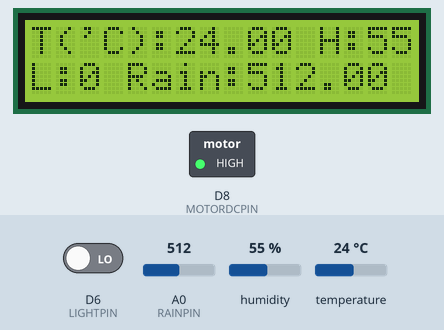
Bench run of a sketch on a simulated ESP8266 (NodeMCU). Shown: 16×2 character LCD, switched loads named in the sketch (green lamp = pin HIGH). The inputs (shaded band) are chosen by the test bench; at power-on: humidity 55 %, A0 (RAINPIN) = 512, D6 (LIGHTPIN) LOW, temperature 24 °C. WiFi joins after 1.5 s; servers stay silent unless stated; web services answer with replies made up by the test bench; what the sketch prints to the serial monitor is not drawn.

Above: at 2.8 s.
2.9 s: humidity set to 22 %
At 8.3 s:
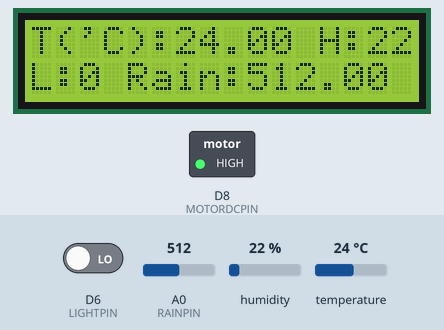
9.4 s: A0 (RAINPIN) set to 716
At 14.0 s:
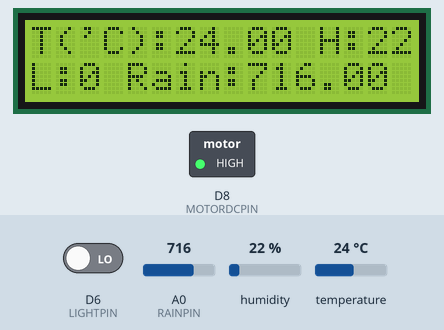
15.9 s: D6 (LIGHTPIN) driven HIGH
At 22.3 s:
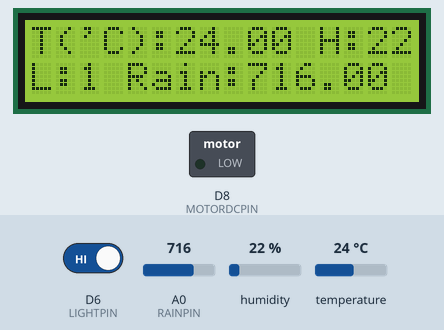
22.4 s: A0 (RAINPIN) set to 783
At 28.6 s:
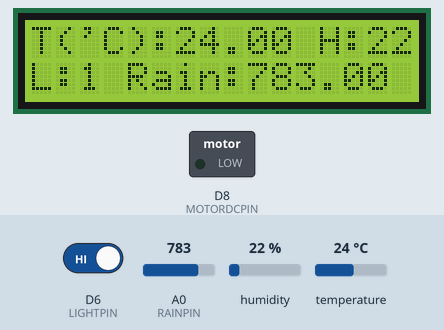
28.9 s: A0 (RAINPIN) set to 816
At 31.4 s:
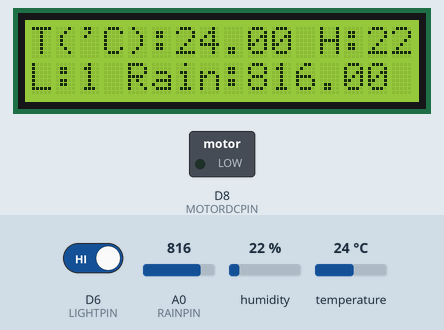
35.4 s: temperature set to 12 °C
At 37.6 s:
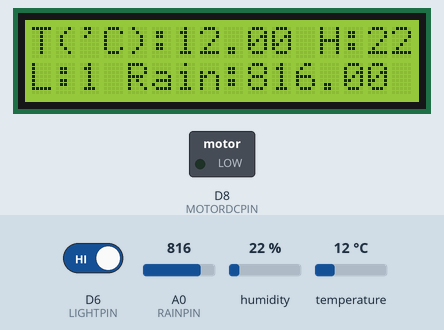
Timing chart, 0 to 39.1 s (numbered marks = the images above; inputs shaded):
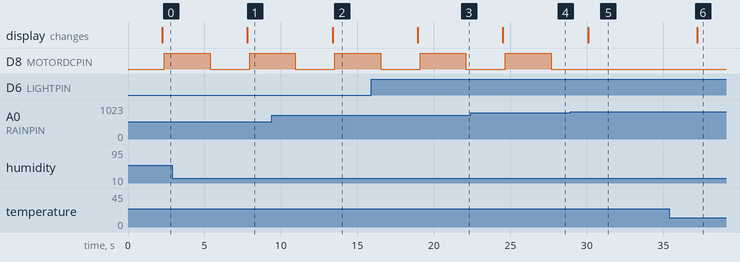

Measured:
- after the input at 2.9 s, the display: changes after 4.9 s (image 1)
- after the input at 9.4 s, the display: changes after 4.0 s (image 2)
- after the input at 15.9 s, the display: changes after 3.0 s (image 3)
- after the input at 22.4 s, the display: changes after 2.1 s (image 4)
- after the input at 28.9 s, D8 (MOTORDCPIN): stays LOW (without the input it goes to HIGH after 1.3 s); the display: changes after 1.2 s (image 5)
- after the input at 35.4 s, the display: changes after 1.8 s (image 6)

The sketch:

firebase.ino
```cpp
// Include required libraries
#if defined(ESP32)
#include <WiFi.h>
#elif defined(ESP8266)
#include <ESP8266WiFi.h>
#endif
#include <Firebase_ESP_Client.h>
#include <addons/TokenHelper.h>
#include <DHT.h>  // Include the DHT sensor library

#include <LiquidCrystal_I2C.h>
LiquidCrystal_I2C lcd(0x27, 16, 2); // Set the LCD address to 0x27 for a 16 chars and 2 line display

#include <Arduino.h>
#include <ArduinoJson.h>

// Define DHT sensor parameters
#define DHTPIN D3
#define DHTTYPE DHT11

// Define motor DC pin
#define MOTORDCPIN D8

// Define Light sensor
#define LIGHTPIN D6

// Define Rain Sensor
#define RAINPIN A0

// Define WiFi credentials
#define WIFI_SSID "OPPO A92"
#define WIFI_PASSWORD "666666666"

// Define Firebase API Key, Project ID, and user credentials
#define API_KEY "AIzaSyDHozyJb46koKOj1xyR7dDvpuuXO2X07z4"
#define FIREBASE_PROJECT_ID "weather-station-iot-2f01e"
#define USER_EMAIL "trandainien1@gmail.com"
#define USER_PASSWORD "abcde123"

// Define Firebase Data object, Firebase authentication, and configuration
FirebaseData fbdo;
FirebaseAuth auth;
FirebaseConfig config;

// Initialize the DHT sensor
DHT dht(DHTPIN, DHTTYPE);

int counter = 0;

int rainLimit = 800;
int motorPullTime = 3000;

// Push notification
const char* host = "maker.ifttt.com";
const int port = 80;
const char* request = "/trigger/notify_rain/json/with/key/jAU0SgcK-YTK8hJLYgXTtIwNv9ceuyRP3HwPhCD0igQ";

// Send notification
void sendRequest() {
  WiFiClient client;
  while(!client.connect(host, port)) {
    Serial.println("connection fail");
    delay(1000);
  }
  client.print(String("GET ") + request + " HTTP/1.1\r\n"
              + "Host: " + host + "\r\n"
              + "Connection: close\r\n\r\n");
  delay(500);

  while(client.available()) {
    String line = client.readStringUntil('\r');
    Serial.print(line);
  }
}

void setup() {
  // Initialize serial communication for debugging
  Serial.begin(115200);

  // initialize MOTOR DC
  pinMode(MOTORDCPIN, OUTPUT);

  // Initialize the DHT sensor
  dht.begin();

  // Set up Light sensor
  pinMode(LIGHTPIN, INPUT);

  // Set up Rain sensor
  pinMode(RAINPIN, INPUT);

  lcd.init();                       // Initialize the LCD
  lcd.backlight();                  // Turn on the backlight
  lcd.clear();                      // Clear the LCD screen

  // Connect to Wi-Fi
  WiFi.begin(WIFI_SSID, WIFI_PASSWORD);
  Serial.print("Connecting to Wi-Fi");
  while (WiFi.status() != WL_CONNECTED) {
    Serial.print(".");
    delay(300);
  }
  Serial.println();
  Serial.print("Connected with IP: ");
  Serial.println(WiFi.localIP());
  Serial.println();

  // Print Firebase client version
  Serial.printf("Firebase Client v%s\n\n", FIREBASE_CLIENT_VERSION);

  // Assign the API key
  config.api_key = API_KEY;

  // Assign the user sign-in credentials
  auth.user.email = USER_EMAIL;
  auth.user.password = USER_PASSWORD;

  // Assign the callback function for the long-running token generation task
  config.token_status_callback = tokenStatusCallback;  // see addons/TokenHelper.h

  // Begin Firebase with configuration and authentication
  Firebase.begin(&config, &auth);

  // Reconnect to Wi-Fi if necessary
  Firebase.reconnectWiFi(true);

}

void loop() {
  String count = "";

  // -------------- Get rain limit from Firestore  -----------------------
  String pathString = "WebController/810hsIvfih8cn515waHm";

  if (Firebase.Firestore.getDocument(&fbdo, FIREBASE_PROJECT_ID, "", pathString.c_str(), "")) {
    Serial.printf("ok\n%s\n\n", fbdo.payload().c_str());

    FirebaseJson payload;
    payload.setJsonData(fbdo.payload().c_str());

    // Get the data from FirebaseJson object
    FirebaseJsonData jsonData;
    payload.get(jsonData, "fields/rainLimit/integerValue", true);
    Serial.println(jsonData.stringValue);

    rainLimit = jsonData.stringValue.toInt();
    Serial.println("Rain limit: ");
    Serial.println(rainLimit);
  }
  else
    Serial.println(fbdo.errorReason());

  // -------------- Get motor pull time from Firestore  -----------------------
  pathString = "WebController/K0aemSyiC5SAJB5Qz6RH";

  if (Firebase.Firestore.getDocument(&fbdo, FIREBASE_PROJECT_ID, "", pathString.c_str(), "")) {
    Serial.printf("ok\n%s\n\n", fbdo.payload().c_str());

    FirebaseJson payload;
    payload.setJsonData(fbdo.payload().c_str());

    // Get the data from FirebaseJson object
    FirebaseJsonData jsonData;
    payload.get(jsonData, "fields/motorPullTime/integerValue", true);
    Serial.println(jsonData.stringValue);

    motorPullTime = jsonData.stringValue.toInt() * 1000;
    Serial.println("Motor pull time: ");
    Serial.println(motorPullTime);
  }
  else
    Serial.println(fbdo.errorReason());

  // -------------- Get motorStatus from Firestore to see whether user press the button on the web to activate Motor -----------
  pathString = "WebController/VysXNFiC6Vnwrt1uxs2d";

  if (Firebase.Firestore.getDocument(&fbdo, FIREBASE_PROJECT_ID, "", pathString.c_str(), "")) {
    Serial.printf("ok\n%s\n\n", fbdo.payload().c_str());

    FirebaseJson payload;
    payload.setJsonData(fbdo.payload().c_str());

    // Get the data from FirebaseJson object
    FirebaseJsonData jsonData;
    payload.get(jsonData, "fields/motorStatus/booleanValue", true);
    Serial.println(jsonData.stringValue);

    String runMotor = jsonData.stringValue;

    if(runMotor == "true"){
      digitalWrite(MOTORDCPIN, 100);
      delay(motorPullTime);
      digitalWrite(MOTORDCPIN, LOW);
      // push notification to phone
      sendRequest();
    }
  }
  else
    Serial.println(fbdo.errorReason());

  pathString = "Count/qGqYRGfZmmlDF7pZlbcr";
  // -------------------------------- get total of documents currently ------------------------
  if (Firebase.Firestore.getDocument(&fbdo, FIREBASE_PROJECT_ID, "", pathString.c_str(), "")) {
    Serial.printf("ok\n%s\n\n", fbdo.payload().c_str());

    FirebaseJson payload;
    payload.setJsonData(fbdo.payload().c_str());

    // Get the data from FirebaseJson object
    FirebaseJsonData jsonData;
    payload.get(jsonData, "fields/count/integerValue", true);
    Serial.println(jsonData.stringValue);

    count = jsonData.stringValue;
  }
  else
    Serial.println(fbdo.errorReason());

  // Define the path to the Firestore document
  String documentPath = "EspData/" + count;

  // Create a FirebaseJson object for storing data
  FirebaseJson content;

  // ------------------ Sensor reading value -------------
  // Read temperature and humidity from the DHT sensor
  float temperature = dht.readTemperature();
  float humidity = dht.readHumidity();

  // Read value from Light sensor
  int light_intensity = digitalRead(LIGHTPIN);

  // Read value from Rain sensor
  float rain = analogRead(RAINPIN);

  // Print temperature, humidity, light values
  Serial.println(temperature);
  Serial.println(humidity);
  Serial.println(light_intensity);
  Serial.println(rain);

  // ------------------------------   LCD Display ---------------------------------------
  lcd.setCursor(0, 0);               // Set the cursor to the first column and first row
  lcd.print("T('C):");
  lcd.print(temperature);
  lcd.print(" H:");
  lcd.print(humidity);
  lcd.setCursor(0,1);
  lcd.print("L:");
  lcd.print(light_intensity);
  lcd.print(" Rain:");
  lcd.print(rain);

  // Check if the values are valid (not NaN)
  if (!isnan(temperature) && !isnan(humidity) && !isnan(light_intensity) && !isnan(rain)) {

    // Set the 'Temperature', 'Humidity', 'Rain' and 'Light' fields in the FirebaseJson object
    content.set("fields/Temperature/stringValue", String(temperature, 2));
    content.set("fields/Humidity/stringValue", String(humidity, 2));
    content.set("fields/Light/stringValue", String(light_intensity, 2));
    content.set("fields/Rain/stringValue", String(rain, 2));
    // set id for document
    content.set("fields/id/stringValue", count);

    Serial.print("Update/Add DHT Data... ");

    // Use the patchDocument method to update the Temperature and Humidity Firestore document
    if (Firebase.Firestore.createDocument(&fbdo, FIREBASE_PROJECT_ID, "", documentPath.c_str(), content.raw())) {
      Serial.printf("ok\n%s\n\n", fbdo.payload().c_str());
    } else {
        Serial.println(fbdo.errorReason());
    }

    // ----------------------- If rain -> Activate Motor
    if (rain < rainLimit) {
      digitalWrite(MOTORDCPIN, 100);
      delay(motorPullTime);
      digitalWrite(MOTORDCPIN, LOW);
       // ------------ Push notification to Phone ----------------
      sendRequest();
    }
  } else {
    Serial.println("Failed to read data.");
  }

  counter = counter + 1;
  // Delay before the next reading

}
```
